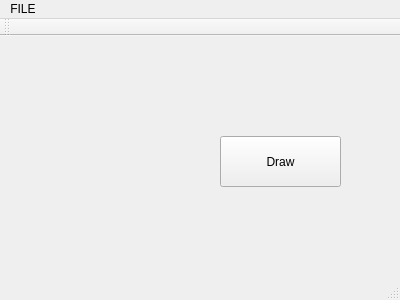
<?xml version="1.0" encoding="UTF-8"?>
<ui version="4.0">
 <class>MainWindow</class>
 <widget class="QMainWindow" name="MainWindow">
  <property name="geometry">
   <rect>
    <x>0</x>
    <y>0</y>
    <width>400</width>
    <height>300</height>
   </rect>
  </property>
  <property name="windowTitle">
   <string>MainWindow</string>
  </property>
  <widget class="QWidget" name="centralWidget">
   <widget class="QPushButton" name="Draw_PushButton">
    <property name="geometry">
     <rect>
      <x>220</x>
      <y>100</y>
      <width>121</width>
      <height>51</height>
     </rect>
    </property>
    <property name="text">
     <string>Draw</string>
    </property>
   </widget>
  </widget>
  <widget class="QMenuBar" name="menuBar">
   <property name="geometry">
    <rect>
     <x>0</x>
     <y>0</y>
     <width>400</width>
     <height>21</height>
    </rect>
   </property>
   <widget class="QMenu" name="menuFILE">
    <property name="title">
     <string>FILE</string>
    </property>
    <addaction name="actionRead_Data"/>
   </widget>
   <addaction name="menuFILE"/>
  </widget>
  <widget class="QToolBar" name="mainToolBar">
   <attribute name="toolBarArea">
    <enum>TopToolBarArea</enum>
   </attribute>
   <attribute name="toolBarBreak">
    <bool>false</bool>
   </attribute>
  </widget>
  <widget class="QStatusBar" name="statusBar"/>
  <action name="actionRead_Data">
   <property name="text">
    <string>Read Data</string>
   </property>
  </action>
 </widget>
 <layoutdefault spacing="6" margin="11"/>
 <resources/>
 <connections/>
</ui>
